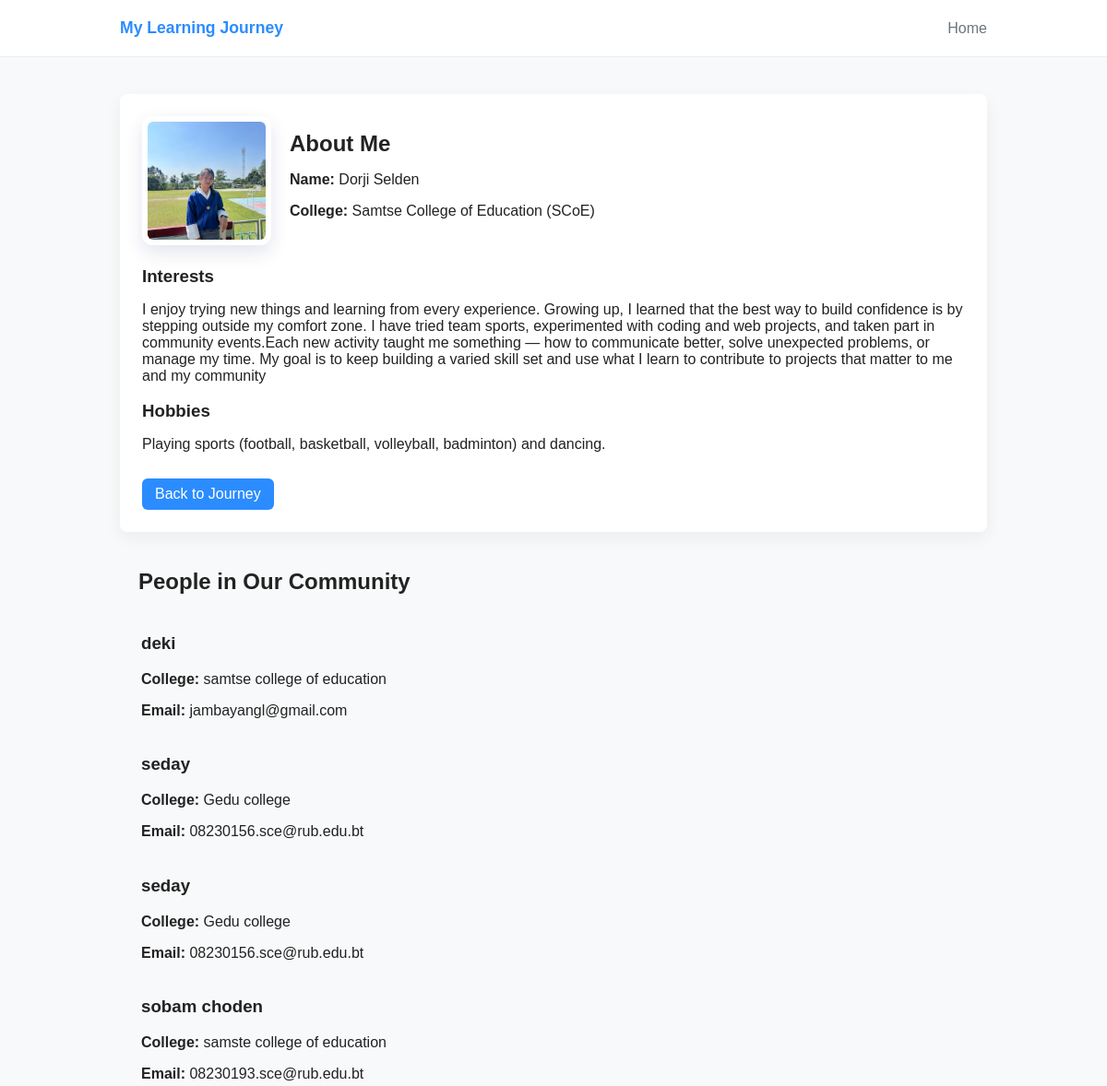
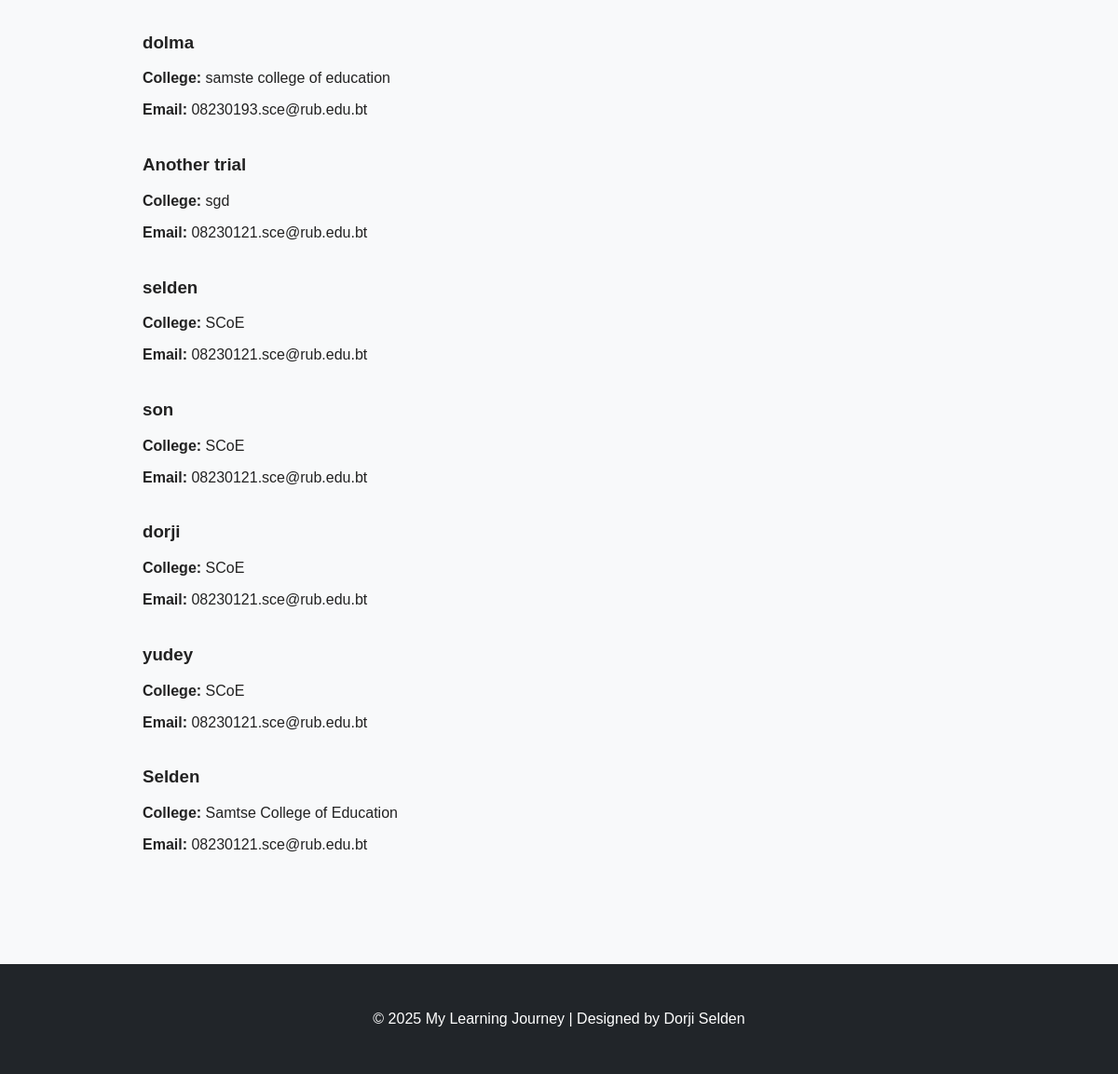
The page /about/ on the database its author committed (2 pictures, top to bottom).
### dsJourney/models.py (models this page shows, shortened)
class AboutMe(models.Model):
    name = models.CharField(max_length=100)
    college = models.CharField(max_length=150)
    interests = models.TextField()
    hobbies = models.TextField(blank=True, null=True)
    email = models.EmailField(blank=True, null=True)
    class Meta:
        verbose_name_plural = "About Me"

### dsJourney/views.py (the view)
# urls.py: path('about/', views.aboutMe, name='aboutMe'),
def aboutMe(request):
    abouts = AboutMe.objects.all()
    return render(request, 'aboutMe.html', {'abouts': abouts})

### dsJourney/Templates/aboutMe.html (shortened to what this page needs)
{% load static %}
<!DOCTYPE html>
<html lang="en">
<head>
    <link rel="stylesheet" href="{% static 'dsJourney/styles/style.css' %}">
</head>
<body>
    <nav class="site-nav">
        <div class="container">
            <a class="brand" href="{% url 'index' %}">My Learning Journey</a>
            <a class="nav-link" href="{% url 'index' %}">Home</a>
        </div>
    </nav>
    <main class="container about">
        <section class="about-card">
            <div class="about-top">
                <div class="image-wrapper">
                    <img src="{% static 'images/profile.JPG' %}" alt="Profile Picture" class="avatar">
                </div>
                <div class="about-text">
                    <h1>About Me</h1>
                    <p><strong>Name:</strong> Dorji Selden</p>
                    <p><strong>College:</strong> Samtse College of Education (SCoE)</p>
                </div>
            </div>
            <div class="about-details">
                <h3>Interests</h3>
                <p>I enjoy trying new things and learning from every experience. Growing up,
                    I learned that the best way to build confidence is by stepping outside my comfort zone.
                    I have tried team sports, experimented with coding and web projects, and taken part
                    in community events.Each new activity taught me something — how to communicate better,
                    solve unexpected problems, or manage my time. My goal is to keep building a varied skill
                    set and use what I learn to contribute to projects that matter to me and my community</p>
                <h3>Hobbies</h3>
                <p>Playing sports (football, basketball, volleyball, badminton) and dancing.</p>
                <a class="btn" href="{% url 'index' %}">Back to Journey</a>
            </div>
        </section>
        <section class="container creative">
            <h2>People in Our Community</h2>
            <table class="people-table">
                <tbody>
                    {% for about in abouts %}
                    <tr>
                        <td>
                            <h3>{{ about.name }}</h3>
                            <p><strong>College:</strong> {{ about.college }}</p>
                            <p><strong>Email:</strong> {{ about.email|default:"Not provided" }}</p>
                        </td>
                    </tr>
                    {% empty %}
                    <tr>
                        <td>No people added yet. <a href="/admin/">Add some in the admin panel!</a></td>
                    </tr>
                    {% endfor %}
                </tbody>
            </table>
        </section>
    </main>
    <footer>
        <div class="container">
            <p>© 2025 My Learning Journey | Designed by Dorji Selden</p>
        </div>
    </footer>
</body>
</html>

### dsJourney/static/dsJourney/styles/style.css (style rules this page uses)
:root { --bg: #f8f9fa; --primary: #2b8cff; --accent: #6f42c1; --dark: #212529; --muted: #6c757d; }
* { box-sizing:border-box }
body { font-family: "Poppins", sans-serif; background-color: var(--bg); margin:0;padding:0;color:#222; }
.container { max-width:980px;margin:0 auto;padding:20px }
.site-nav { background:#fff;border-bottom:1px solid #e9ecef }
.site-nav .container { display:flex;justify-content:space-between;align-items:center }
.brand { font-weight:700;color:var(--primary);text-decoration:none;font-size:1.1rem }
.nav-link { color:var(--muted);text-decoration:none }
.about { padding:40px 20px }
.about-card { background:#fff;padding:24px;border-radius:8px;box-shadow:0 6px 18px rgba(18,38,63,0.06) }
.about-top { display:flex;gap:20px;align-items:center }
.image-wrapper { position:relative;display:inline-block }
.image-wrapper .avatar { width:140px;height:140px;border-radius:8px;object-fit:cover;border-radius:12px;border:6px solid #fff;box-shadow:0 8px 20px rgba(11,42,102,0.12);transition:transform .4s ease, filter .3s ease }
.about-text h1 { margin:0 }
.about-details { margin-top:16px }
.about-details h3 { margin-bottom:6px }
.btn { display:inline-block;margin-top:12px;padding:8px 14px;background:var(--primary);color:#fff;border-radius:6px;text-decoration:none;transition:background .2s ease, transform .12s ease }
footer { background:var(--dark);color:#fff;padding:14px 0;text-align:center;margin-top:40px }

### rows shown on the page
AboutMe: name "deki", college "samtse college of education", email "jambayangl@gmail.com"
AboutMe: name "seday", college "Gedu college", email "08230156.sce@rub.edu.bt"
AboutMe: name "seday", college "Gedu college", email "08230156.sce@rub.edu.bt"
AboutMe: name "sobam choden", college "samste college of education", email "08230193.sce@rub.edu.bt"
AboutMe: name "dolma", college "samste college of education", email "08230193.sce@rub.edu.bt"
AboutMe: name "Another trial", college "sgd", email "08230121.sce@rub.edu.bt"
AboutMe: name "selden", college "SCoE", email "08230121.sce@rub.edu.bt"
AboutMe: name "son", college "SCoE", email "08230121.sce@rub.edu.bt"
AboutMe: name "dorji", college "SCoE", email "08230121.sce@rub.edu.bt"
AboutMe: name "yudey", college "SCoE", email "08230121.sce@rub.edu.bt"
AboutMe: name "Selden", college "Samtse College of Education", email "08230121.sce@rub.edu.bt"
